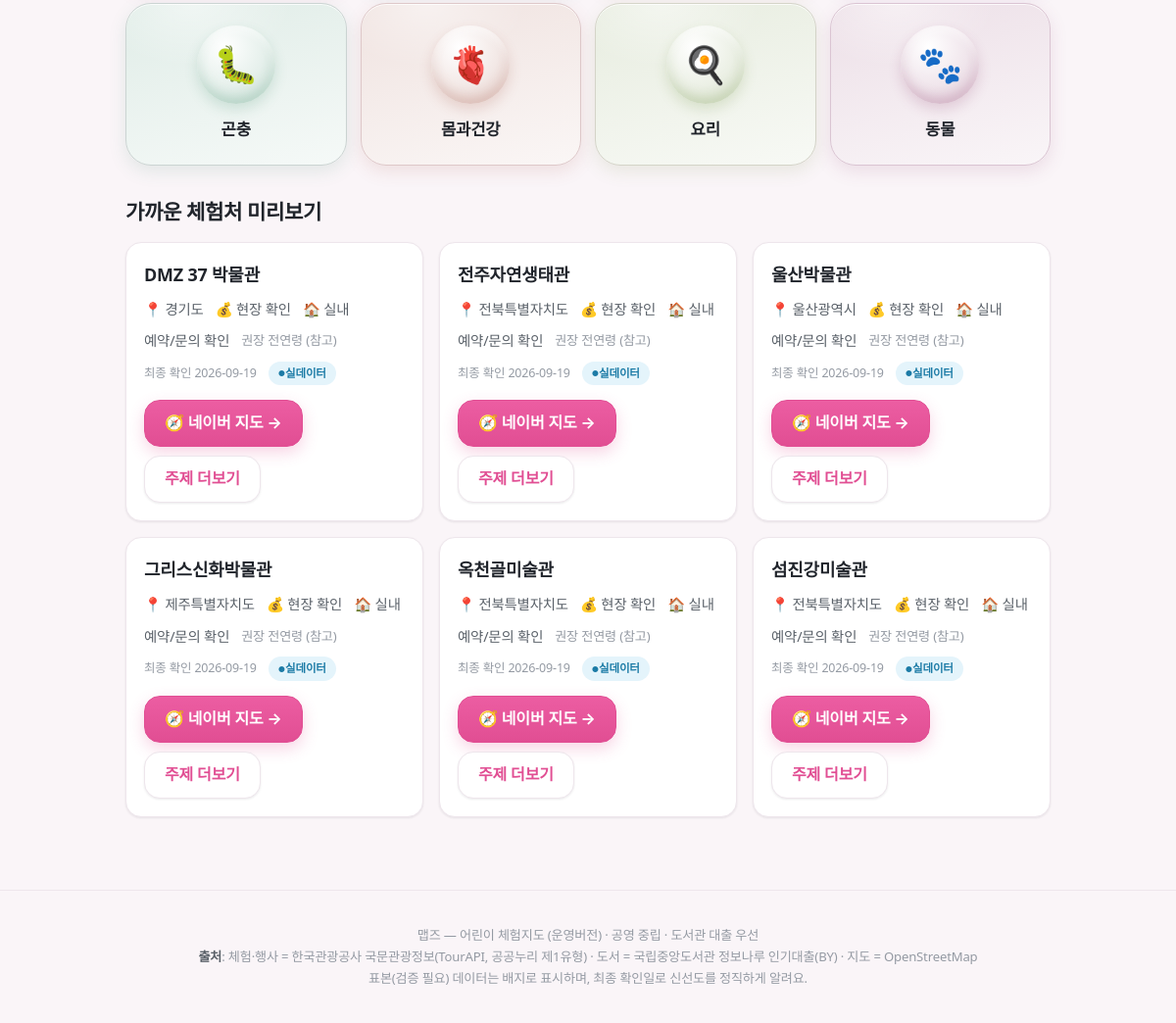
Before: / (lower part) with the older database file.
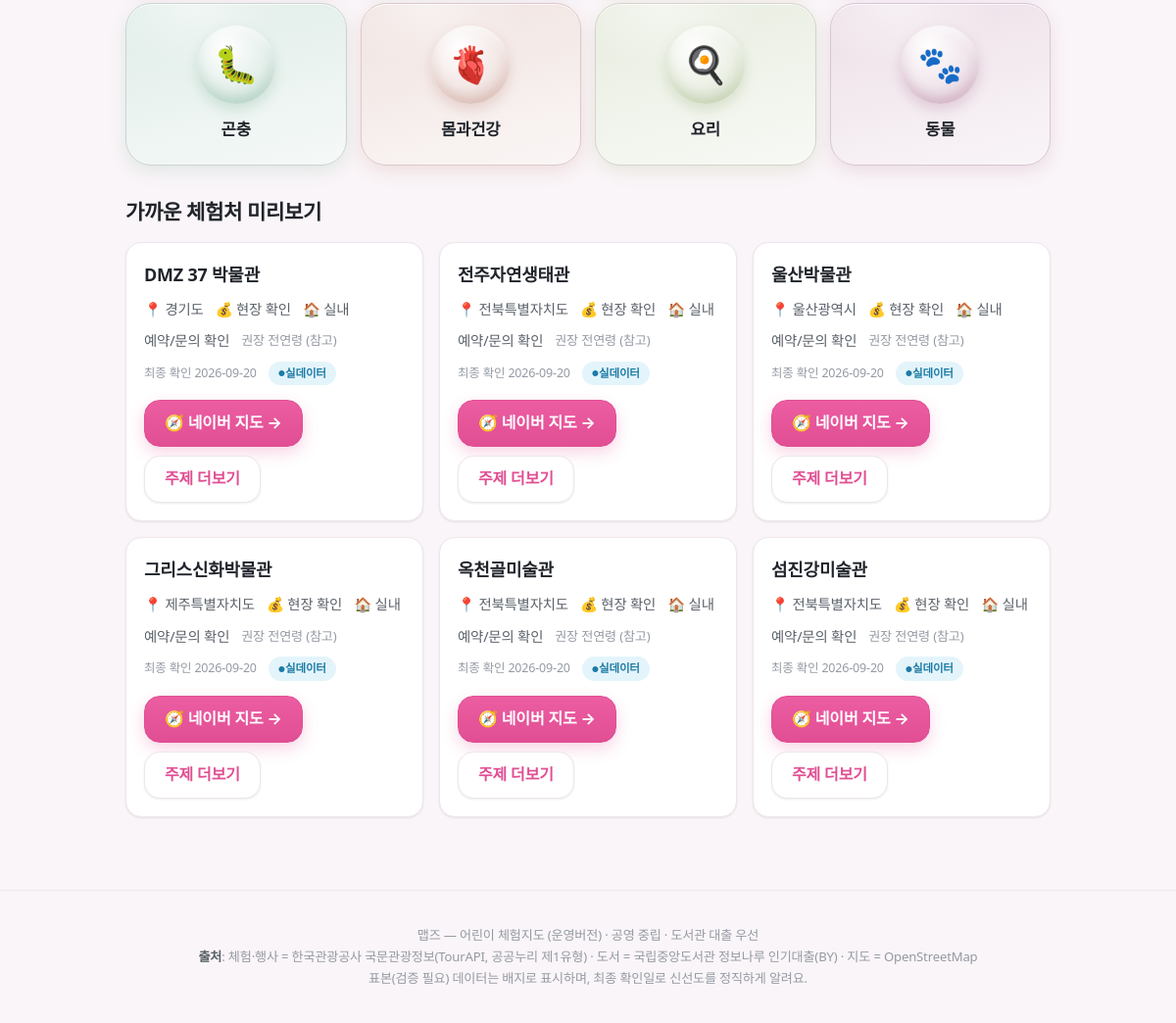
After: the same page with the newer database file.
### tables this page shows
CREATE TABLE experience(id TEXT PRIMARY KEY, name TEXT, type TEXT, topic_tags TEXT,
  verb_tags TEXT, lat REAL, lng REAL, region TEXT, period_start TEXT, period_end TEXT,
  hours TEXT, age_note TEXT, duration_min INT, cost TEXT, reservation_url TEXT,
  indoor INT, parking TEXT, stroller TEXT, crowd_note TEXT, related_books TEXT,
  tel TEXT, image TEXT, source TEXT, is_seed INT, last_verified TEXT, status TEXT);

### app/main.py (the view)
@app.get("/", response_class=HTMLResponse)
def page_search(request: Request, q: str = "", indoor: int = 0, free: int = 0, region: str = "", week: int = 0):
    af = bool(q or indoor or free or region or week)
    if af:
        d = api_search(q=q, indoor=indoor, free=free, region=region); results = d["results"]
        if week: results = [x for x in results if x["type"] == "상설시설" or (x["period_start"] and x["period_start"] <= _plus_days(7))]
    else: results = []
    con = db(); preview = [exp_row(r) for r in con.execute(f"SELECT * FROM experience WHERE {FRESH} AND type='상설시설' LIMIT 6", (today(),))]; con.close()
    return templates.TemplateResponse(request, "search.html", {"topics": [TOPICS[t] for t in TOPICS], "results": results,
        "query": q, "f": {"indoor": indoor, "free": free, "region": region, "week": week}, "active_filter": af,
        "preview": preview, "today": today(), "active": "search"})

### app/templates/search.html (shortened to what this page needs)
{% extends "base.html" %}
{% import "macros.html" as m %}
{% block content %}
<div class="tiles">
{% for t in topics %}
<a class="tile" href="/topic/{{ t.id }}" style="--tc:{{ t.color }}"><span class="emoji">{{ t.emoji }}</span><span class="label">{{ t.name }}</span></a>
{% endfor %}
</div>
{% if active_filter %}
<h2 class="section-title">{% if query %}"{{ query }}" {% endif %}검색 결과 ({{ results|length }}건)
{% if f.indoor or f.free or f.week or f.region %}<span class="age"> · 필터: {{ '실내 ' if f.indoor }}{{ '무료 ' if f.free }}{{ '이번주 ' if f.week }}{{ f.region }}</span>{% endif %}</h2>
<div class="cards">
{% for x in results %}{{ m.exp_card(x) }}{% endfor %}
{% if results|length == 0 %}<p class="hint">딱 맞는 곳이 없어요. 위 그림 타일에서 둘러보는 건 어때요?</p>{% endif %}
</div>
{% else %}
<h2 class="section-title">가까운 체험처 미리보기</h2>
<div class="cards">{% for x in preview %}{{ m.exp_card(x) }}{% endfor %}</div>
{% endif %}
{% endblock %}

### app/templates/macros.html (shortened to what this page needs)
{% macro seed_badge(is_seed) -%}
{% if is_seed %}<span class="badge-seed">표본(검증 필요)</span>{% else %}<span class="badge-live">실데이터</span>{% endif %}
{%- endmacro %}
{% macro exp_card(x) -%}
<article class="card">
<h3>{{ x.name }}</h3>
<div class="meta"><span>📍 {{ x.region }}</span><span>💰 {{ x.cost or '현장 확인' }}</span>
<span>{{ '🏠 실내' if x.indoor else '🌳 야외' }}</span>{% if x.tel %}<span>📞 {{ x.tel }}</span>{% endif %}</div>
<div class="meta"><span>{{ '예약/문의 확인' if not x.tel else '전화 문의 가능' }}</span>
<span class="age">권장 {{ x.age_note or '전연령' }} (참고)</span></div>
<div class="meta"><span class="verified">최종 확인 {{ x.last_verified }}</span> {{ seed_badge(x.is_seed) }}</div>
<div class="cta-row"><a class="btn" href="{{ x.maplink }}" target="_blank" rel="noopener">🧭 네이버 지도 →</a>
<a class="btn ghost" href="/topic/{{ x.topic_tags[0] }}">주제 더보기</a></div>
</article>
{%- endmacro %}

Changed rows visible on the page:
changed experience "DMZ 37 박물관": last_verified "2026-09-19" → "2026-09-20"
changed experience "전주자연생태관": last_verified "2026-09-19" → "2026-09-20"
changed experience "울산박물관": last_verified "2026-09-19" → "2026-09-20"
changed experience "그리스신화박물관": last_verified "2026-09-19" → "2026-09-20"
changed experience "옥천골미술관": last_verified "2026-09-19" → "2026-09-20"
changed experience "섬진강미술관": last_verified "2026-09-19" → "2026-09-20"
